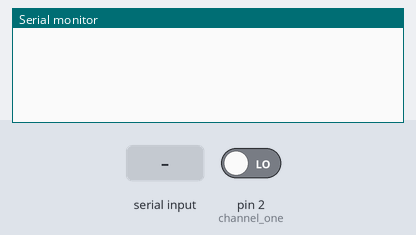
A sketch run on a simulated Arduino Uno, built with avr-gcc and run on an emulated ATmega328P. Shown: the last lines printed to the serial monitor. Inputs (shaded band) come from the test bench; at power-on: pin 2 (channel_one) LOW.

Above: at 1.2 s.
1.3 s: "s" received over Serial
At 3.0 s:
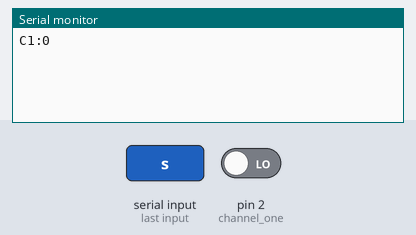
3.8 s: "1" received over Serial
At 4.1 s:
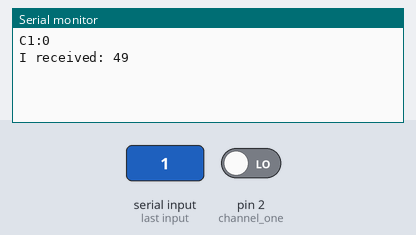

The sketch:

sample_radio_datav3.ino.ino
```cpp
int channel_one = 2;
int channel_two = 3;
int channel_three = 4;
int channel_four = 5;
unsigned long duration_one;
unsigned long duration_two;
unsigned long duration_three;
unsigned long duration_four;
unsigned long start = 0;
int board_data_received;
void setup() {
  // put your setup code here, to run once:
   pinMode(channel_one, INPUT);
   pinMode(channel_two, INPUT);
   pinMode(channel_three, INPUT);
   pinMode(channel_four, INPUT);
   Serial.begin(115200);
   start = millis();
}

void loop() {
  // put your main code here, to run repeatedly:
// Serial.print((millis() - start));
//  start = millis();
  if (Serial.available() > 0){
    board_data_received = (int) Serial.read();
    if (board_data_received == 115){ // 's'
      duration_one = pulseIn(channel_one, HIGH);
//      Serial.print(" C1:");
      Serial.print("C1:");
      Serial.println(duration_one);
    }else{
      Serial.print("I received: ");
      Serial.println(board_data_received);
    }
  }
//  Serial.print(" Time(ms):");
//  Serial.println((millis() - start));
//  delay(20);
}
```

Measured:
- after the input at 1.3 s, the serial monitor: prints a new line after 1.0 s (image 1)
- after the input at 3.8 s, the serial monitor: prints a new line at once (image 2)
